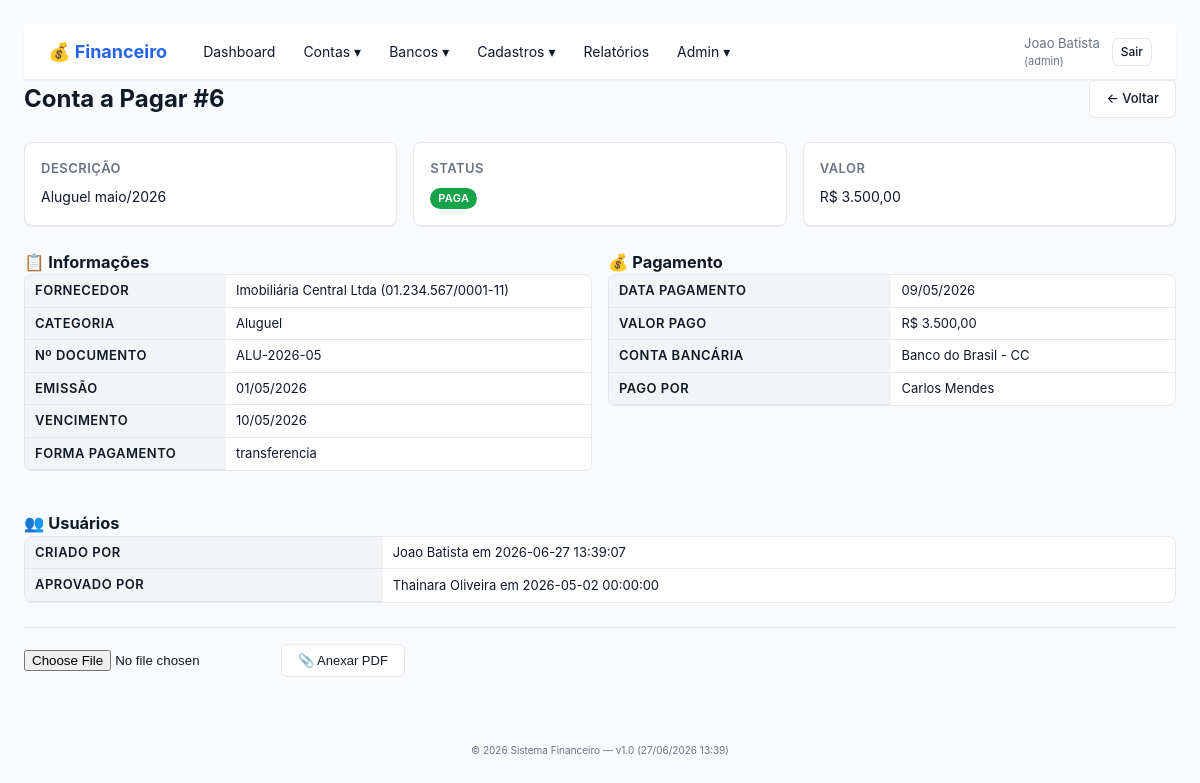
Page /conta_detalhe.php?id=6 (signed in) on the committed database.
### tables this page shows
CREATE TABLE contas_pagar (
    id INT(11) NOT NULL AUTO_INCREMENT,
    empresa_id INT(11) NOT NULL,
    fornecedor_id INT(11) NOT NULL,
    categoria_id INT(11) NOT NULL,
    descricao VARCHAR(255) NOT NULL,
    numero_documento VARCHAR(100),
    valor DECIMAL(15,2) NOT NULL,
    data_emissao DATE NOT NULL,
    data_vencimento DATE NOT NULL,
    data_pagamento DATE NULL,
    valor_pago DECIMAL(15,2) NULL,
    forma_pagamento ENUM('boleto','pix','transferencia','dinheiro','cartao','cheque','outros') DEFAULT 'boleto',
    conta_bancaria_id INT(11) NULL COMMENT 'Conta de onde saiu o dinheiro (quando paga)',
    status ENUM('pendente','aprovada','paga','cancelada') NOT NULL DEFAULT 'pendente',
    parcelas INT(11) DEFAULT 1 COMMENT '1 = a vista, >1 = parcelado',
    parcela_atual INT(11) DEFAULT 1,
    conta_pai_id INT(11) NULL COMMENT 'ID da conta original quando for parcela',
    observacoes TEXT,
    usuario_criacao_id INT(11) NOT NULL,
    usuario_aprovacao_id INT(11) NULL,
    usuario_pagamento_id INT(11) NULL,
    data_aprovacao DATETIME NULL,
    data_criacao TIMESTAMP DEFAULT CURRENT_TIMESTAMP,
    PRIMARY KEY (id),
    INDEX idx_empresa (empresa_id),
    INDEX idx_fornecedor (fornecedor_id),
    INDEX idx_categoria (categoria_id),
    INDEX idx_vencimento (data_vencimento),
    INDEX idx_status (status),
    INDEX idx_conta_pai (conta_pai_id),
    INDEX idx_conta_bancaria (conta_bancaria_id),
    FOREIGN KEY (empresa_id) REFERENCES empresas(id) ON DELETE CASCADE,
    FOREIGN KEY (fornecedor_id) REFERENCES fornecedores(id) ON DELETE RESTRICT,
    FOREIGN KEY (categoria_id) REFERENCES categorias(id) ON DELETE RESTRICT,
    FOREIGN KEY (conta_bancaria_id) REFERENCES contas_bancarias(id) ON DELETE SET NULL,
    FOREIGN KEY (conta_pai_id) REFERENCES contas_pagar(id) ON DELETE CASCADE
);

CREATE TABLE usuarios (
    id INT(11) NOT NULL AUTO_INCREMENT,
    nome VARCHAR(150) NOT NULL,
    email VARCHAR(150) NOT NULL,
    senha_hash VARCHAR(255) NOT NULL,
    perfil_padrao ENUM('admin','operador','aprovador','pagador','visualizador') DEFAULT 'operador',
    ativo TINYINT(1) DEFAULT 1,
    data_criacao TIMESTAMP DEFAULT CURRENT_TIMESTAMP,
    ultimo_acesso DATETIME,
    PRIMARY KEY (id),
    UNIQUE KEY uk_email (email),
    INDEX idx_ativo (ativo)
);

CREATE TABLE fornecedores (
    id INT(11) NOT NULL AUTO_INCREMENT,
    empresa_id INT(11) NOT NULL,
    razao_social VARCHAR(200) NOT NULL,
    nome_fantasia VARCHAR(100),
    cnpj VARCHAR(20),
    inscricao_estadual VARCHAR(20),
    endereco VARCHAR(255),
    cidade VARCHAR(100),
    uf CHAR(2),
    cep VARCHAR(10),
    telefone VARCHAR(20),
    email VARCHAR(150),
    contato VARCHAR(100),
    observacoes TEXT,
    ativo TINYINT(1) DEFAULT 1,
    data_criacao TIMESTAMP DEFAULT CURRENT_TIMESTAMP,
    PRIMARY KEY (id),
    INDEX idx_empresa (empresa_id),
    INDEX idx_razao_social (razao_social),
    INDEX idx_cnpj (cnpj),
    INDEX idx_ativo (ativo),
    FOREIGN KEY (empresa_id) REFERENCES empresas(id) ON DELETE CASCADE
);

CREATE TABLE categorias (
    id INT(11) NOT NULL AUTO_INCREMENT,
    empresa_id INT(11) NOT NULL,
    nome VARCHAR(100) NOT NULL,
    tipo ENUM('despesa','receita','ambos') DEFAULT 'despesa',
    cor VARCHAR(7) DEFAULT '#6c757d' COMMENT 'Cor em hex (#RRGGBB)',
    descricao VARCHAR(255),
    ativo TINYINT(1) DEFAULT 1,
    data_criacao TIMESTAMP DEFAULT CURRENT_TIMESTAMP,
    PRIMARY KEY (id),
    INDEX idx_empresa (empresa_id),
    INDEX idx_nome (nome),
    INDEX idx_tipo (tipo),
    FOREIGN KEY (empresa_id) REFERENCES empresas(id) ON DELETE CASCADE
);

CREATE TABLE contas_bancarias (
    id INT(11) NOT NULL AUTO_INCREMENT,
    empresa_id INT(11) NOT NULL,
    descricao VARCHAR(100) NOT NULL COMMENT 'Nome de exibicao (ex: Banco do Brasil - CC 1234)',
    tipo ENUM('conta_corrente','poupanca','caixa_fisico','cartao','investimento') NOT NULL DEFAULT 'conta_corrente',
    banco VARCHAR(100) COMMENT 'Nome do banco (BB, Itau, Bradesco, Caixa...)',
    agencia VARCHAR(20),
    numero_conta VARCHAR(30),
    digito VARCHAR(5),
    titular VARCHAR(200),
    cpf_cnpj_titular VARCHAR(20),
    saldo_inicial DECIMAL(15,2) NOT NULL DEFAULT 0.00 COMMENT 'Saldo na data de criacao da conta',
    data_saldo_inicial DATE NOT NULL COMMENT 'Data de referencia do saldo inicial',
    observacoes TEXT,
    ativo TINYINT(1) DEFAULT 1,
    data_criacao TIMESTAMP DEFAULT CURRENT_TIMESTAMP,
    PRIMARY KEY (id),
    INDEX idx_empresa (empresa_id),
    INDEX idx_tipo (tipo),
    INDEX idx_ativo (ativo),
    FOREIGN KEY (empresa_id) REFERENCES empresas(id) ON DELETE CASCADE
);

### src/lib/Helper.php (called while the page is built, shortened)
<?php
spl_autoload_register(function (string $classe): void {
    $paths = [
        FINANCEIRO_SRC . '/lib/' . $classe . '.php',
        FINANCEIRO_SRC . '/controllers/' . $classe . '.php',
    ];
    foreach ($paths as $path) {
        if (file_exists($path)) {
            return;
        }
    }
});
function layout(string $titulo, string $view, array $vars = []): void
{
    $usuario = Auth::user();
    extract($vars, EXTR_SKIP);
    require FINANCEIRO_SRC . '/views/layout/header.php';
    require FINANCEIRO_SRC . '/views/layout/navbar.php';
    require FINANCEIRO_SRC . '/views/' . $view;
    require FINANCEIRO_SRC . '/views/layout/footer.php';
}
function dataIsoParaBr(?string $data): ?string
{
    $partes = explode('-', $data);
    return $partes[2] . '/' . $partes[1] . '/' . $partes[0];
}

### src/controllers/ContasPagarController.php (called while the page is built, shortened)
<?php
final class ContasPagarController
{
    public function detalhe(): void
    {
        $id = (int)($_GET['id'] ?? 0);
        $empresaId = Auth::user()['empresa_id'];
        $db = Database::getConnection();
        $stmt = $db->prepare('
            SELECT cp.*,
                   f.razao_social AS fornecedor_nome, f.cnpj AS fornecedor_doc,
                   cat.nome AS categoria_nome, cat.cor AS categoria_cor,
                   cb.descricao AS conta_bancaria_descricao,
                   u1.nome AS usuario_criacao_nome,
                   u2.nome AS usuario_aprovacao_nome,
                   u3.nome AS usuario_pagamento_nome
            FROM contas_pagar cp
            JOIN fornecedores f ON f.id = cp.fornecedor_id
            JOIN categorias cat ON cat.id = cp.categoria_id
            LEFT JOIN contas_bancarias cb ON cb.id = cp.conta_bancaria_id
            JOIN usuarios u1 ON u1.id = cp.usuario_criacao_id
            LEFT JOIN usuarios u2 ON u2.id = cp.usuario_aprovacao_id
            LEFT JOIN usuarios u3 ON u3.id = cp.usuario_pagamento_id
            WHERE cp.id = ? AND cp.empresa_id = ?
        ');
        $stmt->execute([$id, $empresaId]);
        $conta = $stmt->fetch();
        $stmtA = $db->prepare('SELECT * FROM anexos WHERE tipo_origem = "conta_pagar" AND origem_id = ? ORDER BY data_upload DESC');
        $stmtA->execute([$id]);
        $anexos = $stmtA->fetchAll();
        $parcelas = [];
        layout('Detalhes da Conta a Pagar', 'contas_pagar/detalhe.php', [
            'conta'    => $conta,
            'anexos'   => $anexos,
            'parcelas' => $parcelas,
        ]);
    }
}

### public/conta_detalhe.php (called while the page is built, shortened)
<?php
(new ContasPagarController)->detalhe();

### src/lib/Auth.php (called while the page is built, shortened)
<?php
final class Auth
{
    public static function perfilAtual(): string
    {
        foreach ($_SESSION['empresas'] as $emp) {
            if ((int)$emp['empresa_id'] === (int)$_SESSION['empresa_id']) {
                return $emp['perfil_na_empresa'];
            }
        }
        return '';
    }
    public static function isLogged(): bool
    {
        return isset($_SESSION['usuario_id']) && isset($_SESSION['empresa_id']);
    }
    public static function user(): array
    {
        return [
            'id'         => (int)$_SESSION['usuario_id'],
            'nome'       => $_SESSION['usuario_nome'] ?? '',
            'email'      => $_SESSION['usuario_email'] ?? '',
            'empresa_id' => (int)$_SESSION['empresa_id'],
            'perfil'     => self::perfilAtual(),
        ];
    }
}

### src/lib/Permissao.php (called while the page is built, shortened)
<?php
final class Permissao
{
    public static function tem(string $capability): bool
    {
        $perfil = Auth::perfilAtual();
        return in_array($capability, self::CAPS[$perfil] ?? [], true);
    }
}

### src/views/contas_pagar/detalhe.php (the view, shortened to what this page needs)
<div class="page-header">
    <h1>Conta a Pagar #<?= (int)$conta['id'] ?></h1>
    <a href="contas_pagar.php" class="btn">← Voltar</a>
</div>
<div class="detail-grid">
    <div class="card">
        <div class="card-title">Descrição</div>
        <p><?= htmlspecialchars($conta['descricao']) ?></p>
    </div>
    <div class="card">
        <div class="card-title">Status</div>
        <p>
            <?php
            $statusBadge = ['pendente'=>'warning','aprovada'=>'info','paga'=>'success','cancelada'=>'secondary'];
            ?>
            <span class="badge badge-<?= $statusBadge[$conta['status']] ?? 'secondary' ?>">
                <?= htmlspecialchars($conta['status']) ?>
            </span>
        </p>
    </div>
    <div class="card">
        <div class="card-title">Valor</div>
        <p>R$ <?= number_format((float)$conta['valor'], 2, ',', '.') ?></p>
    </div>
</div>
<div class="row">
    <div class="col">
        <h3>📋 Informações</h3>
        <table class="table table-compact">
            <tr><th>Fornecedor</th><td><?= htmlspecialchars($conta['fornecedor_nome']) ?> (<?= htmlspecialchars($conta['fornecedor_doc'] ?? '-') ?>)</td></tr>
            <tr><th>Categoria</th><td><?= htmlspecialchars($conta['categoria_nome']) ?></td></tr>
            <tr><th>Nº Documento</th><td><?= htmlspecialchars($conta['numero_documento'] ?? '-') ?></td></tr>
            <tr><th>Emissão</th><td><?= dataIsoParaBr($conta['data_emissao']) ?></td></tr>
            <tr><th>Vencimento</th><td><?= dataIsoParaBr($conta['data_vencimento']) ?></td></tr>
            <tr><th>Forma Pagamento</th><td><?= htmlspecialchars($conta['forma_pagamento']) ?></td></tr>
        </table>
    </div>
    <div class="col">
        <h3>💰 Pagamento</h3>
        <?php if ($conta['status'] === 'paga'): ?>
            <table class="table table-compact">
                <tr><th>Data Pagamento</th><td><?= dataIsoParaBr($conta['data_pagamento']) ?></td></tr>
                <tr><th>Valor Pago</th><td>R$ <?= number_format((float)$conta['valor_pago'], 2, ',', '.') ?></td></tr>
                <tr><th>Conta Bancária</th><td><?= htmlspecialchars($conta['conta_bancaria_descricao'] ?? '-') ?></td></tr>
                <tr><th>Pago por</th><td><?= htmlspecialchars($conta['usuario_pagamento_nome'] ?? '-') ?></td></tr>
            </table>
        <?php elseif ($conta['status'] === 'cancelada'): ?>
            <p class="muted">Conta cancelada.</p>
        <?php else: ?>
            <p class="muted">Conta ainda não paga.</p>
        <?php endif; ?>
    </div>
</div>
<h3>👥 Usuários</h3>
<table class="table table-compact">
    <tr><th>Criado por</th><td><?= htmlspecialchars($conta['usuario_criacao_nome']) ?> em <?= htmlspecialchars($conta['data_criacao']) ?></td></tr>
    <?php if ($conta['usuario_aprovacao_nome']): ?>
        <tr><th>Aprovado por</th><td><?= htmlspecialchars($conta['usuario_aprovacao_nome']) ?> em <?= htmlspecialchars($conta['data_aprovacao']) ?></td></tr>
    <?php endif; ?>
</table>
<div class="actions-bar">
    <form method="post" action="anexo_upload.php" enctype="multipart/form-data" style="display:inline">
        <input type="file" name="arquivo" accept="application/pdf" required>
        <button type="submit" class="btn">📎 Anexar PDF</button>
    </form>
</div>

### src/views/layout/navbar.php (shortened to what this page needs)
<?php
$usuario = $usuario ?? Auth::user();
$perfil  = $perfil  ?? Auth::perfilAtual();
?>
<nav class="navbar">
    <div class="navbar-brand">
        <a href="index.php">💰 Financeiro</a>
    </div>
    <ul class="navbar-menu">
        <li><a href="index.php">Dashboard</a></li>
        <li class="dropdown">
            <a href="#">Contas ▾</a>
        </li>
        <li class="dropdown">
            <a href="#">Bancos ▾</a>
        </li>
        <li class="dropdown">
            <a href="#">Cadastros ▾</a>
        </li>
        <li><a href="relatorios.php">Relatórios</a></li>
        <?php if (Permissao::tem('gerenciar_empresas') || Permissao::tem('gerenciar_usuarios')): ?>
        <li class="dropdown">
            <a href="#">Admin ▾</a>
        </li>
        <?php endif; ?>
    </ul>
    <div class="navbar-right">
        <span class="user-info">
            <?= htmlspecialchars($usuario['nome'] ?? '') ?>
            <small>(<?= htmlspecialchars($perfil) ?>)</small>
        </span>
        <a href="logout.php" class="btn btn-sm">Sair</a>
    </div>
</nav>

### public/assets/financeiro.css (style rules this page uses)
* { box-sizing: border-box; margin: 0; padding: 0; }
:root { --color-primary: #2563eb; --color-primary-dark: #1d4ed8; --color-success: #16a34a; --color-warning: #d97706; --color-danger: #dc2626; --color-info: #0891b2; --color-secondary: #6b7280; --color-bg: #f9fafb; --color-surface: #ffffff; --color-text: #111827; --color-text-muted: #6b7280; --color-border: #e5e7eb; --shadow-sm: 0 1px 2px 0 rgba(0,0,0,0.05); --shadow: 0 1px 3px 0 rgba(0,0,0,0.1), 0 1px 2px 0 rgba(0,0,0,0.06); }
body { font-family: -apple-system, BlinkMacSystemFont, "Segoe UI", Roboto, "Helvetica Neue", Arial, sans-serif; background: var(--color-bg); color: var(--color-text); line-height: 1.5; font-size: 14px; }
.navbar { background: var(--color-surface); border-bottom: 1px solid var(--color-border); box-shadow: var(--shadow-sm); padding: 0 24px; display: flex; align-items: center; height: 56px; gap: 24px; }
.navbar-brand a { font-size: 18px; font-weight: 700; color: var(--color-primary); text-decoration: none; }
.navbar-menu { display: flex; list-style: none; gap: 4px; margin: 0; flex: 1; }
.navbar-menu li.dropdown { position: relative; }
.navbar-menu > li > a { padding: 8px 12px; color: var(--color-text); text-decoration: none; border-radius: 6px; transition: background 0.15s; display: block; }
.navbar-right { display: flex; align-items: center; gap: 12px; }
.user-info { font-size: 13px; color: var(--color-text-muted); }
.user-info small { display: block; font-size: 11px; color: var(--color-text-muted); }
.page-header { display: flex; justify-content: space-between; align-items: center; margin-bottom: 24px; flex-wrap: wrap; gap: 12px; }
.page-header h1 { font-size: 24px; color: var(--color-text); }
.btn { padding: 8px 16px; border: 1px solid var(--color-border); border-radius: 6px; background: var(--color-surface); color: var(--color-text); cursor: pointer; text-decoration: none; font-size: 13px; font-weight: 500; transition: all 0.15s; display: inline-block; }
.btn-sm { padding: 4px 8px; font-size: 12px; }
.card { background: var(--color-surface); border: 1px solid var(--color-border); border-radius: 8px; padding: 16px; box-shadow: var(--shadow-sm); }
.card-title { font-size: 13px; color: var(--color-text-muted); text-transform: uppercase; letter-spacing: 0.5px; margin-bottom: 8px; font-weight: 600; }
.detail-grid { display: grid; grid-template-columns: 1fr 1fr 1fr; gap: 16px; margin-bottom: 24px; }
.row { display: flex; flex-wrap: wrap; gap: 16px; margin-bottom: 16px; }
.row .col { flex: 1; min-width: 0; }
.table { width: 100%; background: var(--color-surface); border: 1px solid var(--color-border); border-radius: 8px; border-collapse: separate; border-spacing: 0; margin-bottom: 24px; overflow: hidden; }
.table th, .table td { padding: 10px 12px; text-align: left; border-bottom: 1px solid var(--color-border); font-size: 13px; }
.table th { background: #f3f4f6; font-weight: 600; color: var(--color-text); text-transform: uppercase; font-size: 11px; letter-spacing: 0.5px; }
.table tbody tr:last-child td { border-bottom: none; }
.table-compact th, .table-compact td { padding: 6px 10px; font-size: 13px; }
.badge { display: inline-block; padding: 2px 8px; border-radius: 12px; font-size: 11px; font-weight: 600; background: var(--color-secondary); color: white; text-transform: uppercase; letter-spacing: 0.3px; }
.badge-success { background: var(--color-success); }
.actions-bar { display: flex; gap: 8px; flex-wrap: wrap; padding: 16px 0; margin-top: 16px; border-top: 1px solid var(--color-border); }

### rows in the picture
contas_pagar: usuarios.nome "Joao Batista", id "6", descricao "Aluguel maio/2026", status "PAGA", valor "3.500,00", fornecedor.razao_social "Imobiliária Central Ltda", fornecedor.cnpj "01.234.567/0001-11", categoria.nome "Aluguel", numero_documento "ALU-2026-05", data_emissao "01/05/2026", data_vencimento "10/05/2026", forma_pagamento "transferencia", data_pagamento "09/05/2026", valor_pago "3.500,00", conta_bancaria.descricao "Banco do Brasil - CC", usuarios.nome "Carlos Mendes", data_criacao "2026-06-27 13:39:07", usuarios.nome "Thainara Oliveira", data_aprovacao "2026-05-02 00:00:00"

### other values in the picture
$perfil "admin"
